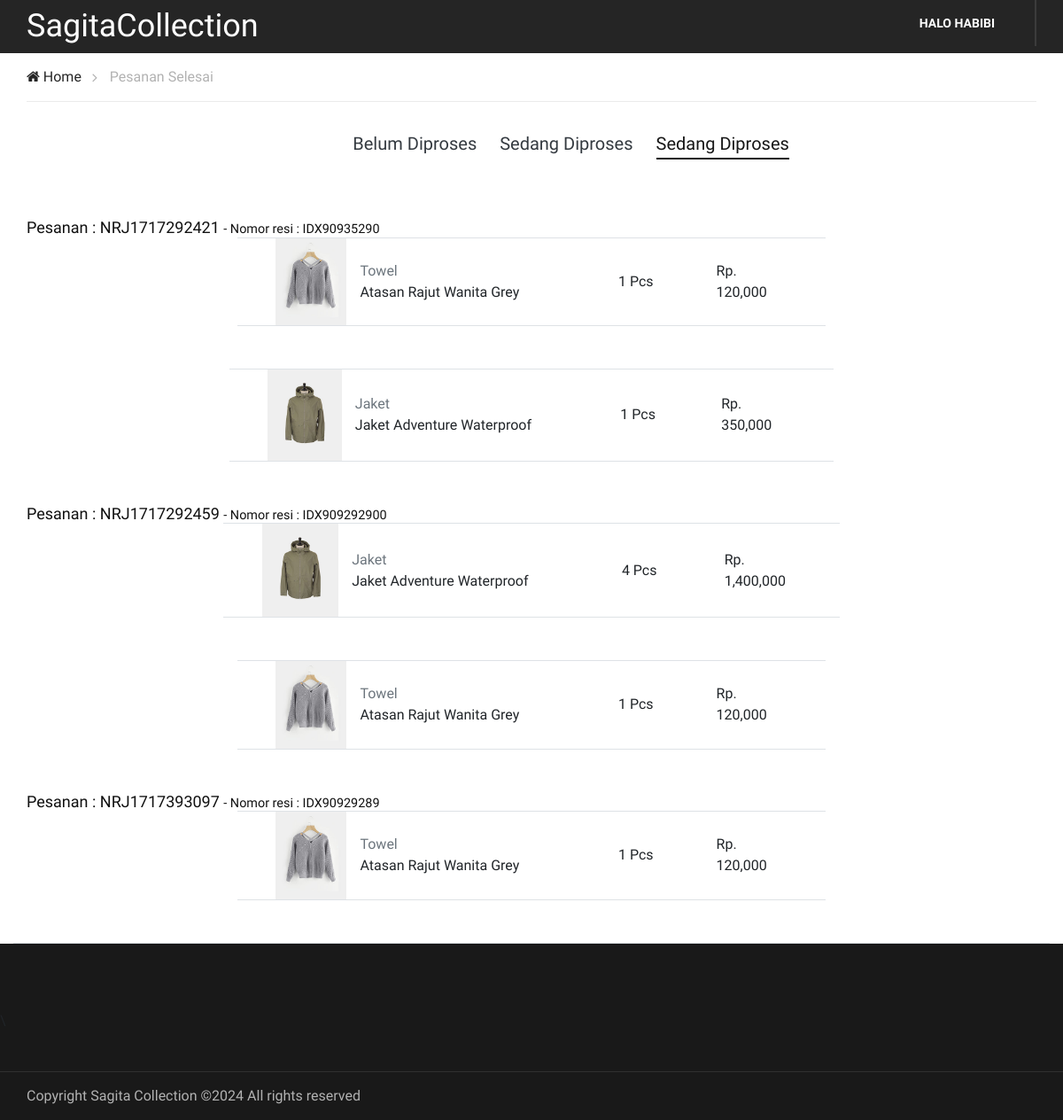
Page /pesanan_selesai.php (signed in) on the committed database.
### tables this page shows
CREATE TABLE `user` (
  `id_user` int NOT NULL,
  `nama_user` varchar(100) NOT NULL,
  `email` varchar(100) NOT NULL,
  `password` varchar(100) NOT NULL,
  `nomor_hp` varchar(40) NOT NULL,
  `alamat` varchar(500) NOT NULL,
  `level` int NOT NULL DEFAULT '1'
);

CREATE TABLE `transaksi` (
  `id_transaksi` int NOT NULL,
  `id_pesanan` varchar(20) DEFAULT NULL,
  `id_user` int NOT NULL,
  `tanggal_transaksi` date NOT NULL,
  `total_transaksi` int NOT NULL,
  `bukti_bayar` varchar(50) NOT NULL,
  `status` varchar(50) NOT NULL,
  `no_resi` varchar(20) DEFAULT NULL
);

CREATE TABLE `detail_transaksi` (
  `id_detail` int NOT NULL,
  `id_transaksi` int NOT NULL,
  `id_produk` int NOT NULL,
  `qty_transaksi` int NOT NULL
);

CREATE TABLE `produk` (
  `id_produk` int NOT NULL,
  `nama_produk` varchar(100) NOT NULL,
  `jenis` varchar(50) NOT NULL,
  `harga_produk` int NOT NULL,
  `qty_produk` int NOT NULL,
  `gambar_produk` varchar(50) NOT NULL
);

### config.php (called while the page is built, shortened)
<?php
function koneksi()
{
  $conn = new mysqli('localhost', 'root', '', 'tokosagita') or die(mysqli_error($conn));
  return $conn;
}
function sql($sql)
{
  $conn = koneksi();
  $query = $conn->query($sql) or die(mysqli_error($conn));
  return $query;
}

### pesanan_selesai.php (the view, shortened to what this page needs)
<?php
require "config.php";
$conn = koneksi();
$sql_transaksi = sql("SELECT * FROM transaksi WHERE id_user='$_SESSION[id_pelanggan]' AND `status`='Selesai'");
include "header.php";
?>
<header class="header-section">
  <div class="nav-item" style="height: 60px;">
    <div class="container">
      <nav class="nav-menu mobile-menu d-flex justify-content-between">
        <ul>
          <h2 class="text-white mt-2">SagitaCollection</h2>
        </ul>
        <ul>
          <?php if (!isset($_SESSION['login_pelanggan'])) { ?>
            <li><a href="login.php">Login</a>
            <?php } else {
            $sql_user = $conn->query("SELECT * FROM user WHERE id_user='$_SESSION[id_pelanggan]'");
            $user = $sql_user->fetch_assoc();
            ?>
            <li><a href="#">Halo <?= $user['nama_user']; ?></a>
            </li>
          <?php } ?>
        </ul>
      </nav>
    </div>
  </div>
</header>
<div class="breacrumb-section">
  <div class="container">
    <div class="row">
      <div class="col-lg-12">
        <div class="breadcrumb-text">
          <a href="index.php"><i class="fa fa-home"></i> Home</a>
          <span>Pesanan Selesai</span>
        </div>
      </div>
    </div>
  </div>
</div>
<section class="women-banner spad">
  <div class="container-fluid">
    <div class="row d-flex justify-content-center">
      <div class="col-lg-8 offset-lg-1" style="margin-bottom: -80px;">
        <div class="filter-control">
          <ul>
            <li><a href="pesanan_saya.php" class="text-dark">Belum Diproses</a></li>
            <li><a href="pesanan_diproses.php" class="text-dark">Sedang Diproses</a></li>
            <li class="active">Sedang Diproses</li>
          </ul>
        </div>
      </div>
    </div>
  </div>
</section>
<div class="container">
  <div class="row border-bottom pt-4 d-flex justify-content-center align-items-center">
    <?php
    if ($sql_transaksi->num_rows > 0) {
      foreach ($sql_transaksi as $transaksi) { ?>
        <div class="row" style="width: 100%;">
          <div class="col-10">
            <h5>Pesanan : <?= $transaksi['id_pesanan']; ?> <small> - Nomor resi : <?= $transaksi['no_resi']; ?></small></h5>
          </div>
        </div>
        <?php
        $sql_detail = sql("SELECT * FROM detail_transaksi INNER JOIN transaksi ON detail_transaksi.id_transaksi=transaksi.id_transaksi INNER JOIN produk ON detail_transaksi.id_produk=produk.id_produk WHERE id_user='$_SESSION[id_pelanggan]' AND `status`='Selesai' AND transaksi.id_transaksi='$transaksi[id_transaksi]'");
        foreach ($sql_detail as $detail) { ?>
          <div class="row border-top border-bottom main d-flex justify-content-center align-items-center mx-4 mb-5">
            <div class="col-2"><img class="img-fluid" src="img/produk/<?= $detail['gambar_produk']; ?>"></div>
            <div class="col-5">
              <div class="row text-muted"><?= $detail['jenis']; ?></div>
              <div class="row"><?= $detail['nama_produk']; ?></div>
            </div>
            <div class="col-2">
              <?= $detail['qty_transaksi']; ?> Pcs
            </div>
            <div class="col-2">
              <?php echo 'Rp. ' . number_format($total_harga = $detail['harga_produk'] * $detail['qty_transaksi']); ?>
            </div>
          </div>
      <?php
        }
      } ?>
    <?php } ?>
  </div>
</div>
<footer class="footer-section">\
  <div class="copyright-reserved">
    <div class="container">
      <div class="row">
        <div class="col-lg-12">
          <div class="copyright-text text-center">
            Copyright Sagita Collection &copy; All rights reserved</a>
          </div>
        </div>
      </div>
    </div>
  </div>
</footer>
</body>
</html>

### header.php (shortened to what this page needs)
<!DOCTYPE html>
<html lang="zxx">
<head>
  <link rel="stylesheet" href="css/bootstrap.min.css" type="text/css">
  <link rel="stylesheet" href="css/font-awesome.min.css" type="text/css">
  <link rel="stylesheet" href="css/themify-icons.css" type="text/css">
  <link rel="stylesheet" href="css/elegant-icons.css" type="text/css">
  <link rel="stylesheet" href="css/owl.carousel.min.css" type="text/css">
  <link rel="stylesheet" href="css/nice-select.css" type="text/css">
  <link rel="stylesheet" href="css/jquery-ui.min.css" type="text/css">
  <link rel="stylesheet" href="css/slicknav.min.css" type="text/css">
  <link rel="stylesheet" href="css/style.css" type="text/css">
</head>
<body>

### css/style.css (style rules this page uses)
html, body { height: 100%; font-family: "Muli", sans-serif; -webkit-font-smoothing: antialiased; font-smoothing: antialiased; }
h1, h2, h3, h4, h5, h6 { margin: 0; color: #111111; font-weight: 400; font-family: "Muli", sans-serif; }
h2 { font-size: 36px; }
h5 { font-size: 18px; }
img { max-width: 100%; }
ul, ol { padding: 0; margin: 0; }
.spad { padding-top: 100px; padding-bottom: 100px; }
.nav-item { background: #252525; display: -webkit-box; display: -ms-flexbox; display: flex; }
.nav-item .nav-menu { display: -webkit-inline-box; display: -ms-inline-flexbox; display: inline-flex; position: relative; }
.nav-item .nav-menu li { list-style: none; display: inline-block; margin-left: -5px; position: relative; }
.nav-item .nav-menu li a { font-size: 14px; font-weight: 700; display: block; color: #ffffff; border-right: 2px solid #3b3b3b; text-transform: uppercase; padding: 16px 42px 15px; -webkit-transition: all 0.3s; -o-transition: all 0.3s; transition: all 0.3s; }
.women-banner { padding-right: 65px; padding-left: 65px; padding-top: 0; padding-bottom: 80px; }
.filter-control { text-align: center; margin-bottom: 45px; padding-top: 32px; }
.filter-control ul li { list-style: none; display: inline-block; font-size: 20px; color: #b2b2b2; margin-right: 22px; position: relative; cursor: pointer; }
.filter-control ul li.active { color: #171717; }
.filter-control ul li.active:before { opacity: 1; }
.filter-control ul li:before { position: absolute; left: 0; bottom: -3px; width: 100%; height: 2px; background: #171717; content: ""; opacity: 0; }
.filter-control ul li:last-child { margin-right: 0; }
.footer-section { background: #191919; padding-top: 75px; }
.copyright-reserved { border-top: 1px solid #303030; padding: 15px 0; margin-top: 45px; }
.copyright-reserved .copyright-text { float: left; font-size: 16px; color: #b2b2b2; }
.breadcrumb-text { border-bottom: 1px solid #ebebeb; padding: 15px 0; }
.breadcrumb-text a { display: inline-block; font-size: 16px; color: #252525; margin-right: 28px; position: relative; }
.breadcrumb-text a:after { position: absolute; right: -18px; top: 0px; content: ""; font-family: "FontAwesome"; font-size: 16px; color: #b2b2b2; }
.breadcrumb-text span { display: inline-block; color: #b2b2b2; }
@media only screen and (min-width: 1200px) and (max-width: 1920px) { .nav-item .nav-menu li a { padding: 16px 45px 15px; } }
@media only screen and (min-width: 1200px) { .container { max-width: 1170px; } }

### rows in the picture
user: nama_user "HABIBI"
transaksi: id_pesanan "NRJ1717292421", no_resi "IDX90935290"
detail_transaksi: id_produk.gambar_produk (picture), id_produk.jenis "Towel", id_produk.nama_produk "Atasan Rajut Wanita Grey", qty_transaksi "1", $total_harga = $detail['harga_produk'] * $detail['qty_transaksi'] "120,000"
detail_transaksi: id_produk.gambar_produk (picture), id_produk.jenis "Jaket", id_produk.nama_produk "Jaket Adventure Waterproof", qty_transaksi "1", $total_harga = $detail['harga_produk'] * $detail['qty_transaksi'] "350,000"
transaksi: id_pesanan "NRJ1717292459", no_resi "IDX909292900"
detail_transaksi: id_produk.gambar_produk (picture), id_produk.jenis "Jaket", id_produk.nama_produk "Jaket Adventure Waterproof", qty_transaksi "4", $total_harga = $detail['harga_produk'] * $detail['qty_transaksi'] "1,400,000"
detail_transaksi: id_produk.gambar_produk (picture), id_produk.jenis "Towel", id_produk.nama_produk "Atasan Rajut Wanita Grey", qty_transaksi "1", $total_harga = $detail['harga_produk'] * $detail['qty_transaksi'] "120,000"
transaksi: id_pesanan "NRJ1717393097", no_resi "IDX90929289"
detail_transaksi: id_produk.gambar_produk (picture), id_produk.jenis "Towel", id_produk.nama_produk "Atasan Rajut Wanita Grey", qty_transaksi "1", $total_harga = $detail['harga_produk'] * $detail['qty_transaksi'] "120,000"
